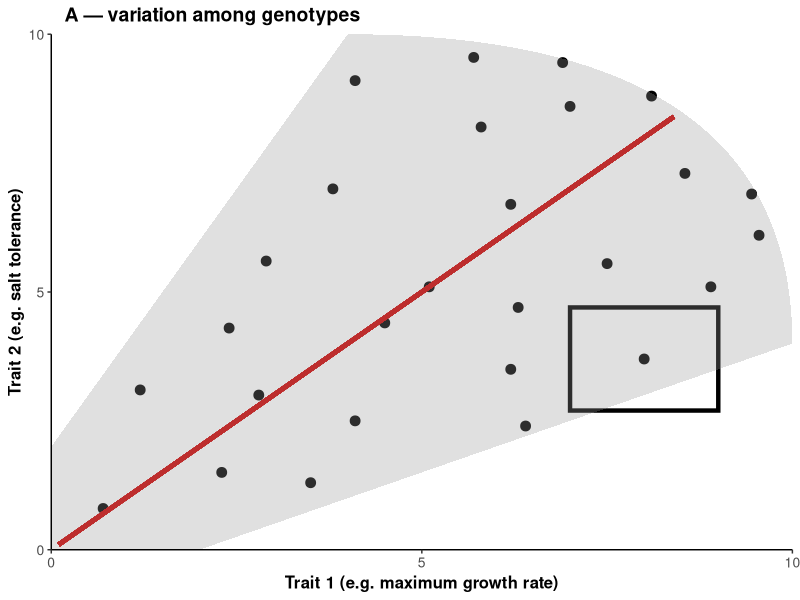
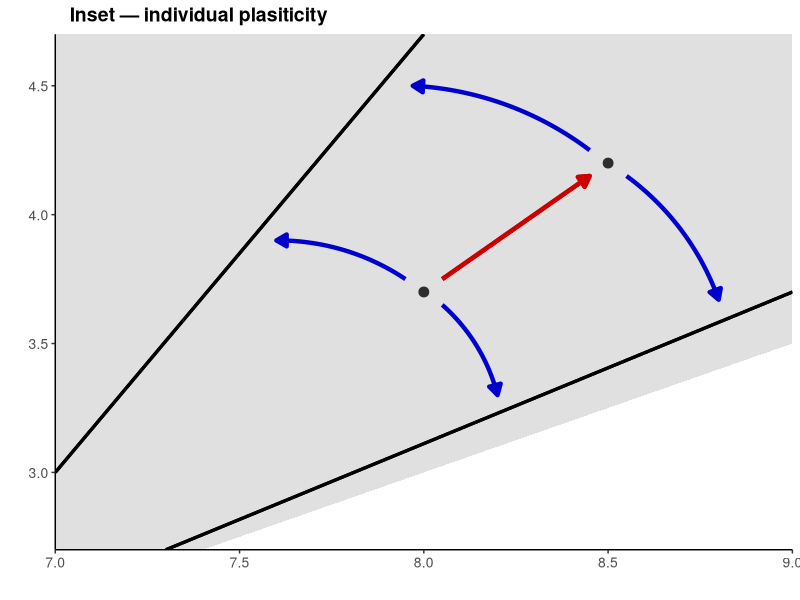

Recreate these plots in R, in order.
# Jason R Laurich

# September 9th, 2025

# Creating an introductory figure to lay out hypotheses and predictions/ serve as a roadmap for the paper

# 3 panels?

# Idea - working off of the Metcalfe 2025 JEB paper: one panel could be at the level of organism? The three ways in which trade-offs
# can emerge as a result of energy ceilings? (3) plastic ceiling - location of PF could change within a single org.
# How does this relate to our experiments? Physiological changes (epigenetic) or adaptive evolution of this frontier?

# Idea - working of the Y-model resource-dependent trade off idea (e.g. Johnson and Nassrullah, 2025) - trade-offs could be detected 
# with quantile regressions? What about at the bleeding edge (PFs)?!?
# Also more variation in resource acquisition (e.g. 1/R*s) leads to weaker/ positive correlations? Could test this with my data
# Both across the whole dataset and among Pareto-optimal points?

# Question - what is the formal definition of Pareto fronts in biology? Would they apply at the level of individuals, or just within sp. and across them?

# Garland et al 2022: (1) allocation constraints, (2) functional conflicts, (3) shared biochemical pathways, (4) antagonistic pleiotropy,
# (5) ecological circumstances/ selection regime, (6) sexual selection. 
# 1-3 all for sure involved in our study. 

# Idea - do I go back and fit models to each replicate within each population? Would allow me to assess variation in resource acquisition within experimental
# populations and its effects on weaker negative correlations? OR positive? (e.g. Mark Johnston's question). Also the Haave-Audet meta-analysis'.... point 
# about looking at trade-offs within individuals (here really within genetically similar populations) and among them. 

# Packages & Functions ----------------------------------------------------

library(tidyverse)
library(cowplot)

# Create panel A — variation across individuals/ genotypes ----------------

df.A <- data.frame(
  x = c(0.7, 1.2, 2.3, 2.4, 3.5, 2.8, 3.8, 4.1, 2.9, 4.5, 5.8, 5.1, 6.2, 6.2, 6.4, 6.3, 7.0, 8.9, 8.55, 8.1, 5.7, 9.55, 4.1, 7.5, 6.9, 9.45, 8.0),
  y = c(0.8, 3.1, 1.5, 4.3, 1.3, 3.0, 7.0, 2.5, 5.6, 4.4, 8.2, 5.1, 3.5, 6.7, 2.4, 4.7, 8.6, 5.1, 7.3, 8.8, 9.55, 6.1, 9.1, 5.55, 9.45, 6.9, 3.7)
)

poly.band <- data.frame(
  x = c(0,2, 10, 4, 0),
  y = c(0, 0, 4, 10, 2)
)

# Create a quadratic Bezier function to capture the curved pareto frontier

M  <- c(8.5, 8.5)          # point the curve should pass through
P0 <- c(10, 4)             # right endpoint
P2 <- c(4, 10)             # top endpoint

t0 <- 0.5
P1 <- (M - (1 - t0)^2 * P0 - t0^2 * P2) / (2 * (1 - t0) * t0)  # (10,10)

t <- seq(0, 1, length.out = 80)          # curve from P0 -> P2 (right -> top)
curve_pts <- data.frame(
  x = (1 - t)^2 * P0[1] + 2 * (1 - t) * t * P1[1] + t^2 * P2[1],
  y = (1 - t)^2 * P0[2] + 2 * (1 - t) * t * P1[2] + t^2 * P2[2]
)

poly.crv <- rbind(
  poly.band[1:3,],                         # (0,0)->(2,0)->(10,4)
  curve_pts[-c(1, length(t)), ],           # curved edge (avoid duplicated ends)
  poly.band[4:5,]                          # (4,10)->(0,2)
)

p.A <- ggplot(df.A, aes(x = x, y = y)) +
  geom_point(size= 3) +
  
  scale_y_continuous(limits = c(0, 10), breaks = c(0, 5, 10)) +
  scale_x_continuous(limits = c(0, 10), breaks = c(0, 5, 10)) +
  
  theme_classic() +
  
  geom_segment(
    aes(x = 0.1, y = 0.1, xend = 8.4, yend = 8.4),
    inherit.aes = FALSE,
    colour = "red3", linewidth = 1.5) +
  
  annotate(
    "rect",
    xmin = 7, xmax = 9,
    ymin = 2.7, ymax = 4.7,
    fill = NA, colour = "black", linewidth = 1.5
  ) +
  
  geom_polygon(data = poly.crv, aes(x, y),
               fill = "grey60", alpha = 0.3, colour = NA,
               inherit.aes = FALSE) +
  
  labs(x = "Trait 1 (e.g. maximum growth rate)",    
       y = "Trait 2 (e.g. salt tolerance)", 
       title = "A — variation among genotypes") +  # labels
  
  theme(
    legend.position = "none",  
    axis.title = element_text(size = 12, face = "bold"),  
    axis.text = element_text(size = 10, face ="plain"),
    plot.title = element_text(size = 14, face = "bold", hjust = 0.03)# theme stuff
  ) +
  
  coord_cartesian(xlim = c(0,10), ylim = c(0,10), expand = FALSE)

p.A


# Create panel A (inset) — variation w/in individuals  --------------------

df.A2 <- data.frame(
  y = c(3.7, 4.2),
  x = c(8, 8.5)
)

p.A2 <- ggplot(df.A2, aes(x = x, y = y)) +
  geom_point(size= 3) +
  
  geom_polygon(data = poly.crv, aes(x, y),
               fill = "grey60", alpha = 0.3, colour = NA,
               inherit.aes = FALSE) +
  
  geom_segment(aes(x = 7.3, xend = 9, y = 2.7, yend = 3.7), colour = "black", size = 1.1) +
  geom_segment(aes(x = 7, xend = 8, y = 3.0, yend = 4.7), colour = "black", size = 1.1) +
  
  theme_classic() +

  
  labs(x = "",    
       y = "", 
       title = "Inset — individual plasiticity") +  # labels
  
  theme(
    legend.position = "none",  
    axis.title = element_text(size = 12, face = "bold"),  
    axis.text = element_text(size = 10, face ="plain"),
    plot.title = element_text(size = 14, face = "bold", hjust = 0.03)# theme stuff
  ) +
  
  geom_segment(
    aes(x = 8.05, y = 3.75, xend = 8.45, yend = 4.15),
    inherit.aes = FALSE,
    colour = "red3", linewidth = 1.5,
    arrow = arrow(length = unit(3, "mm"), type = "closed")
  ) +
  
  annotate("curve",
           x = 8.05,  y = 3.65,
           xend = 8.20,   yend = 3.3,
           curvature = -0.15, ncp = 50,
           colour = "blue3", linewidth = 1.5,
           arrow = arrow(length = unit(3, "mm"), type = "closed")
  ) +
  
  annotate("curve",
           x = 7.95,  y = 3.75,
           xend = 7.6,   yend = 3.90,
           curvature = 0.15, ncp = 50,
           colour = "blue3", linewidth = 1.5,
           arrow = arrow(length = unit(3, "mm"), type = "closed")
  ) +
  
  annotate("curve",
           x = 8.55,  y = 4.15,
           xend = 8.80,   yend = 3.67,
           curvature = -0.15, ncp = 50,
           colour = "blue3", linewidth = 1.5,
           arrow = arrow(length = unit(3, "mm"), type = "closed")
  ) +
  
  annotate("curve",
           x = 8.45,  y = 4.25,
           xend = 7.97,   yend = 4.50,
           curvature = 0.15, ncp = 50,
           colour = "blue3", linewidth = 1.5,
           arrow = arrow(length = unit(3, "mm"), type = "closed")
  ) +
  
  coord_cartesian(xlim = c(7,9), ylim = c(2.7,4.7), expand = FALSE)

p.A2
